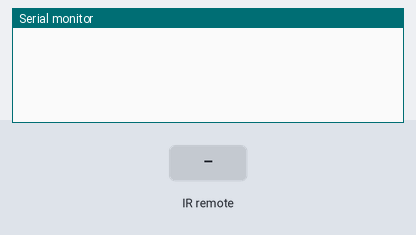
Bench run of a sketch on a simulated Arduino Uno, built with avr-gcc and run on an emulated ATmega328P. Shown: the last lines printed to the serial monitor. Inputs (shaded band) come from the test bench.

Above: at 1.2 s.
1.3 s: infrared code 0x45 received
At 2.2 s:
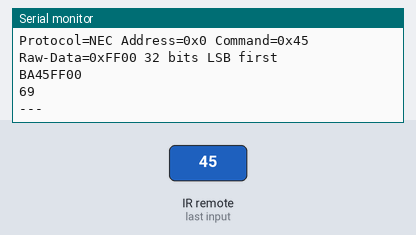
2.8 s: infrared code 0x46 received
At 3.4 s:
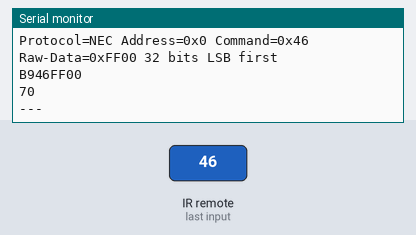
4.3 s: infrared code 0x44 received
At 5.5 s:
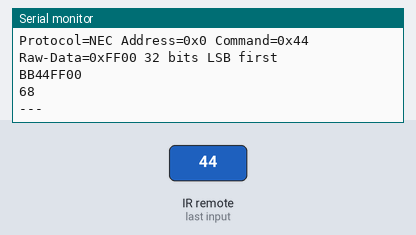
5.8 s: infrared code 0x40 received
At 6.9 s:
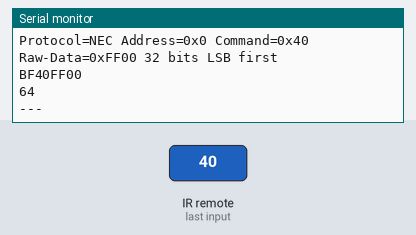
7.3 s: infrared code 0x43 received
At 8.0 s:
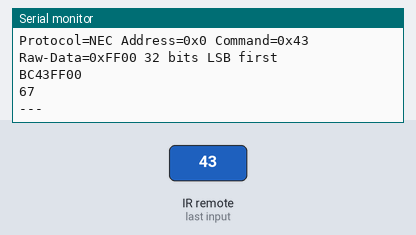
8.8 s: infrared code 0x7 received
At 9.1 s:
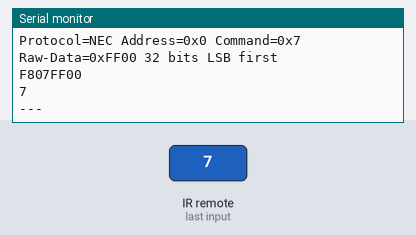
Timing chart, 0 to 11.3 s (numbered marks = the images above; inputs shaded):
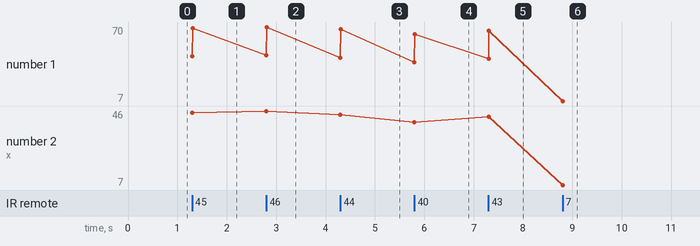

The sketch:

RemoteCommands.ino
```cpp
#include <IRremote.h>

#define IR_RECEIVE_PIN 5

//REMOTE DEFINITIONS
#define ONE 0x45
#define TWO 0x46
#define THREE 0x47
#define FOUR 0x44
#define FIVE 0x40
#define SIX 0x43
#define SEVEN 0x7
#define EIGHT 0x15
#define NINE 0x9
#define STAR 0x16
#define ZERO 0x19
#define POUND 0xD
#define UP 0x18
#define LEFT 0x8
#define OK 0x1C
#define RIGHT 0x5A
#define DOWN 0x52

unsigned long clickTimeCounter = millis();
int buttonTimeDelay = 150;

void setup() {
  // put your setup code here, to run once:
  Serial.begin(115200);
  Serial.setTimeout(10);
  IrReceiver.begin(IR_RECEIVE_PIN, ENABLE_LED_FEEDBACK);
}

void loop() {
  // put your main code here, to run repeatedly:
  unsigned long timeNow = millis();

  if (timeNow - clickTimeCounter > buttonTimeDelay) {
    if (IrReceiver.decode()) { // if remote button pressed
      unsigned long command = IrReceiver.decodedIRData.command; // get command from remote
      Serial.println(command, HEX);
      IrReceiver.printIRResultShort(&Serial);
      IrReceiver.resume();
      Serial.println(IrReceiver.decodedIRData.decodedRawData, HEX);
      Serial.println(IrReceiver.decodedIRData.command);
      Serial.println("---");
    }
  }
}
```

Measured:
- after the input at 1.3 s, the serial monitor: prints a new line at once (image 1)
- after the input at 2.8 s, the serial monitor: prints a new line at once (image 2)
- after the input at 4.3 s, the serial monitor: prints a new line at once (image 3)
- after the input at 5.8 s, the serial monitor: prints a new line at once (image 4)
- after the input at 7.3 s, the serial monitor: prints a new line at once (image 5)
- after the input at 8.8 s, the serial monitor: prints a new line at once (image 6)
- plotted number 1: 69 → 70 after the input at 2.8 s, 70 → 68 after the input at 4.3 s, 68 → 64 after the input at 5.8 s, 64 → 67 after the input at 7.3 s, 67 → 7 after the input at 8.8 s
- plotted number 2: 45 → 46 after the input at 2.8 s, 46 → 44 after the input at 4.3 s, 44 → 40 after the input at 5.8 s, 40 → 43 after the input at 7.3 s, 43 → 7 after the input at 8.8 s
